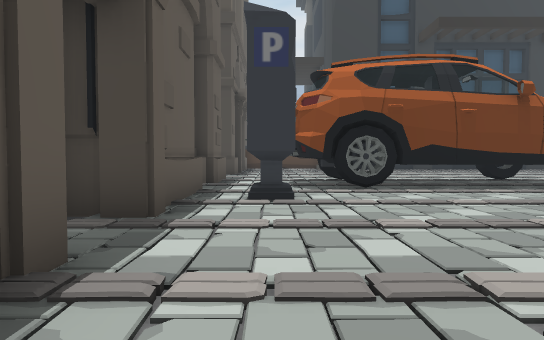
[1] (above)

18 first-person views from a walk through a scene from a Unity 3-D project. The camera is 1.3 m above the floor, tilts 2° down and sees 75° across. The floor is counted in squares, 2 m on a side. Each view is taken from the middle of a square. On the plan, view 1 faces up. The plan holds only what a view shows up to about 10 squares ahead; the rest is blank. The place goes on beyond the plan. The player is left out.

[2]
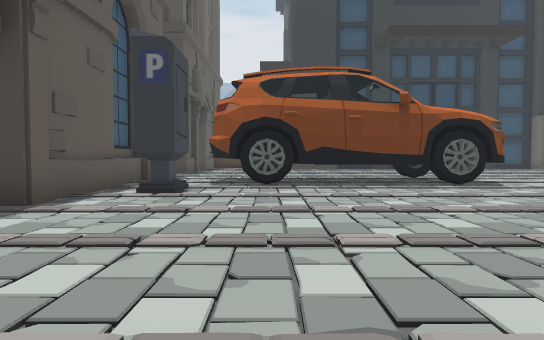

[3]
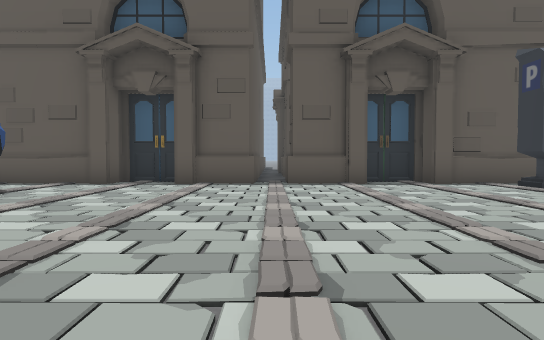

[4]
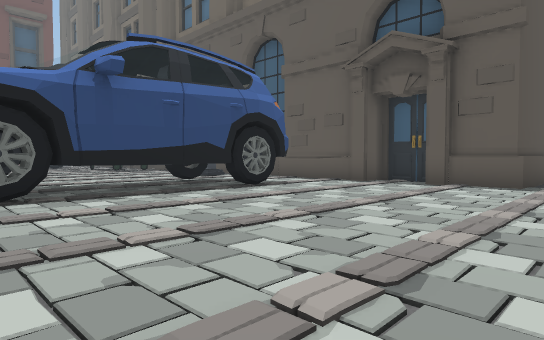

[5]
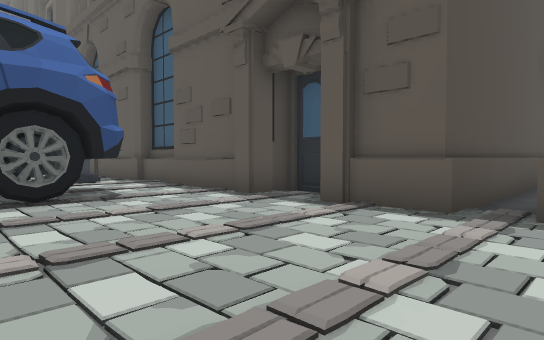

[6]
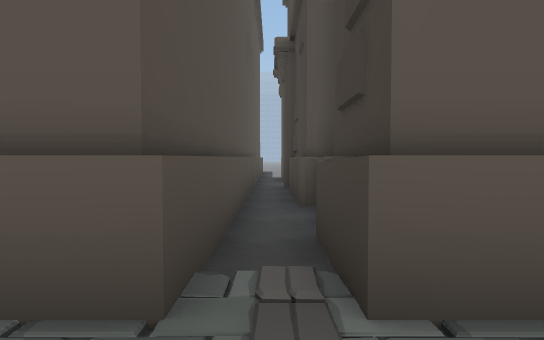

[7]
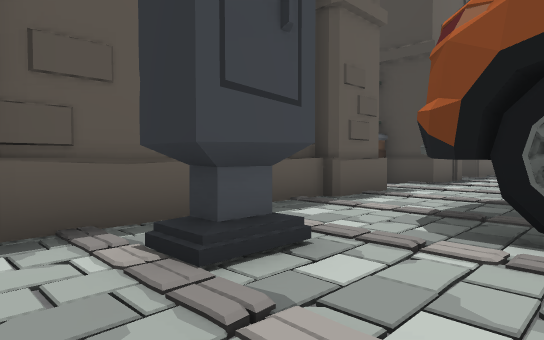

[8]
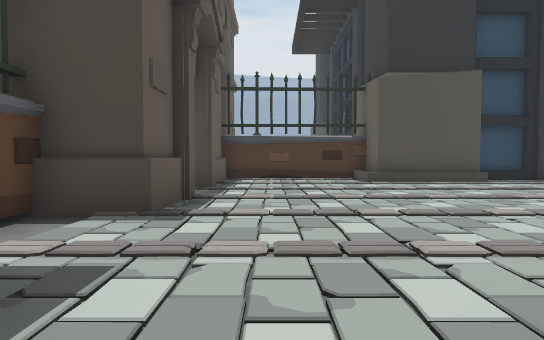

[9]
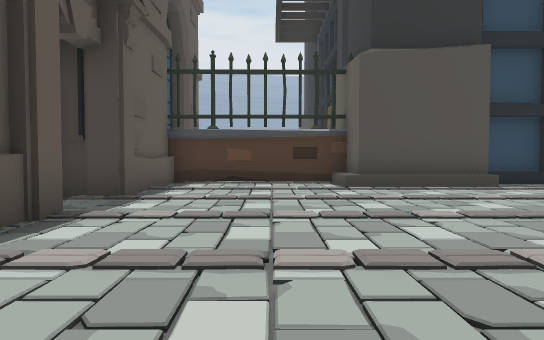

[10]
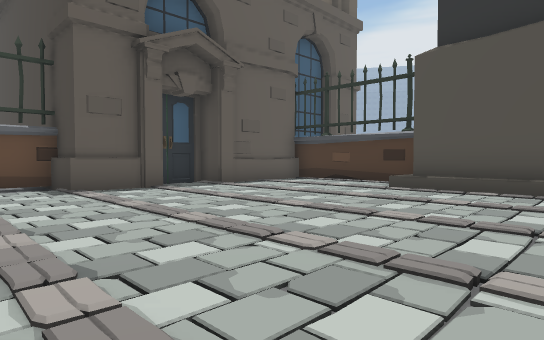

[11]
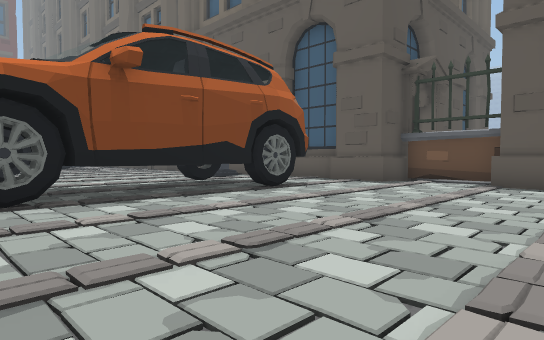

[12]
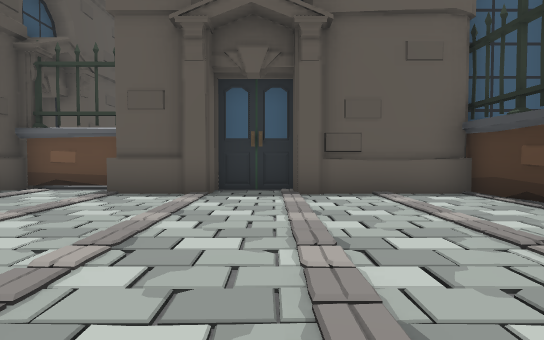

[13]
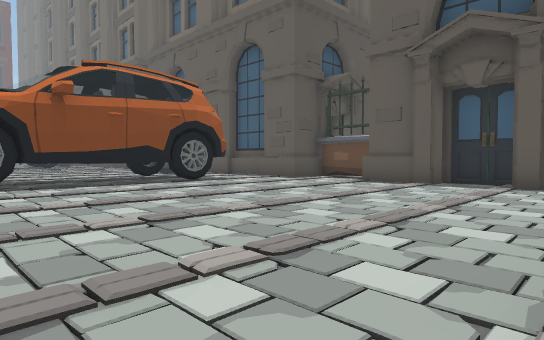

[14]
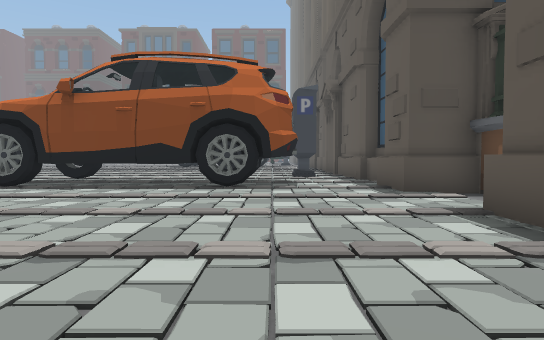

[15]
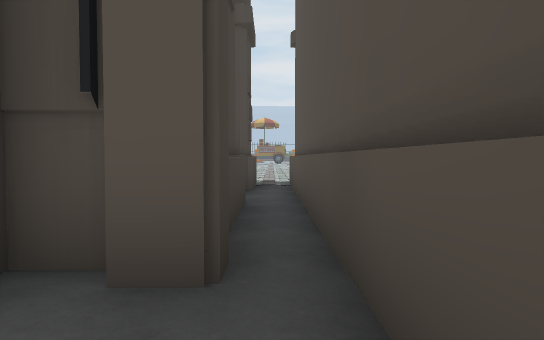

[16]
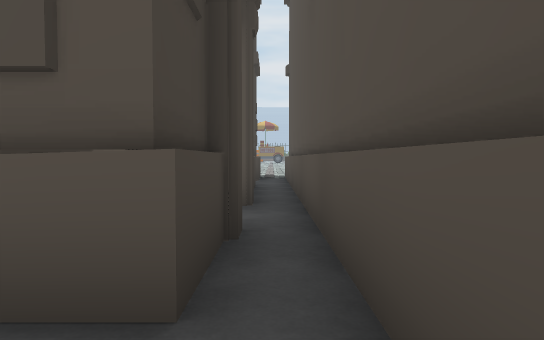

[17]
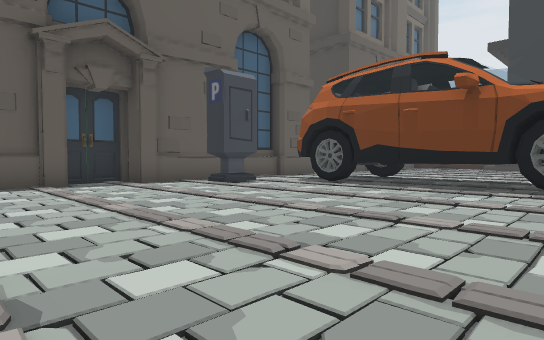

[18]
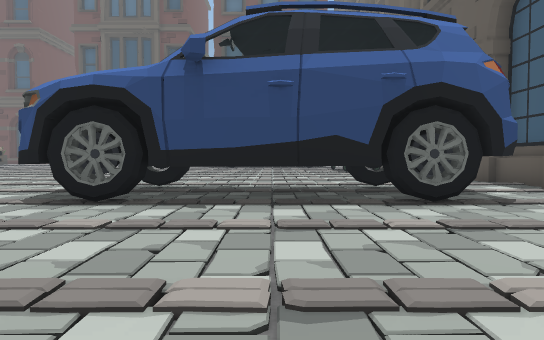

### Floor plan
Key: @ floor where view 1 was taken; # wall or solid block; . floor; / step, stairs or slope; O other object.
Columns run from 13 left of view 1 to 7 right of it. Each row starts with its distance up from view 1.
 19            #....###.#
 18            #....###..
 17           ##.........
 16           #//////////
 15           ##/////////
 14           ##.........
 13           ##/////////
 12          .#..........
 11          .#..........
 10           ##..#######
  9            #..#### #
  8            #..######
  7            #..#######
  6            #.O.......
  5            #.O///////
  4           ##........
  3           #//////////
  2      #    ##/////////
  1  .##.#######.........
  0 ...........//@///////
 -1  ###########.........
 -2           ##.........
 -3           #//////////
 -4           ##.........
 -5            #..#######
 -6            #..##   ##
 -7            #..##   ##
 -8            #/////////
 -9            #.O .....
-10                /////

Positions as (right, up) in squares from view 1, and headings:
1: (0, 0), facing up
2: (2, -1), facing up
3: (7, 0), facing left
4: (7, 1), facing down-left
5: (3, 1), facing down-left
6: (0, 0), facing left
7: (2, 4), facing up-left
8: (0, 9), facing up
9: (1, 11), facing up
10: (6, 11), facing up-left
11: (7, 15), facing down-left
12: (5, 16), facing left
13: (7, 18), facing down-left
14: (1, 17), facing down
15: (-10, 0), facing right
16: (-13, 0), facing right
17: (7, 0), facing up-left
18: (4, 0), facing down
